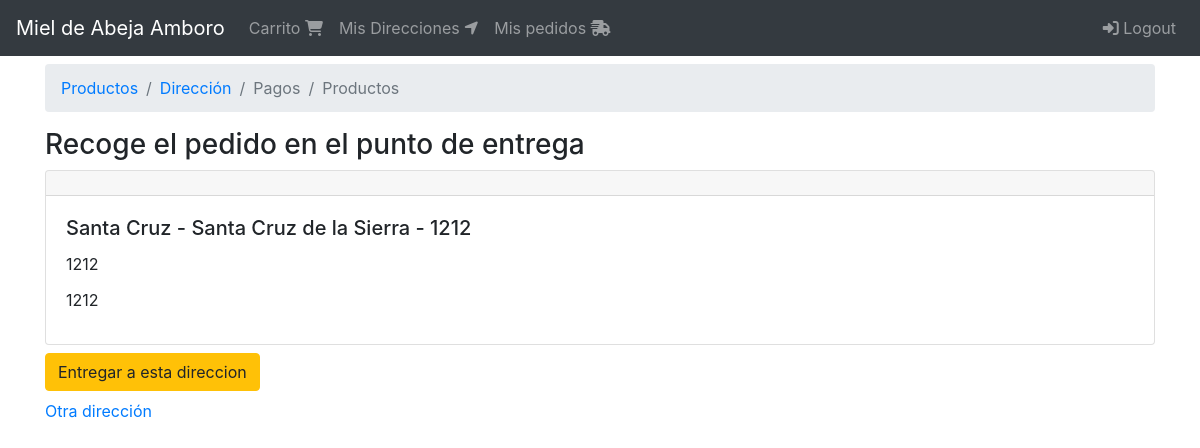
The page /orden/direccion (signed in) on the database as committed earlier.
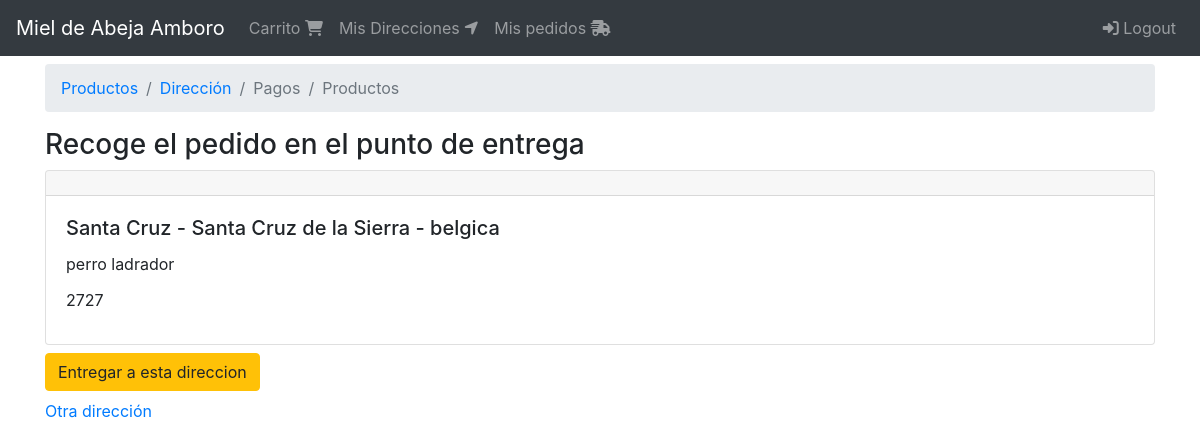
The same page on the database as committed later.
### shipping_addresses/models.py (models this page shows, shortened)
class ShippingAddress(models.Model):
    user = models.ForeignKey(User, null=False, blank=False, on_delete=models.CASCADE)
    line1 = models.CharField(max_length=200)
    line2 = models.CharField(max_length=200, blank=True)
    city = models.CharField(max_length=100)
    state = models.CharField(max_length=100)
    country = models.CharField(max_length=50)
    reference = models.CharField(max_length=300)
    postal_code = models.CharField(max_length=10, null=False, blank=False) #zip
    default = models.BooleanField(default=False)
    created_at = models.DateTimeField(auto_now_add=True)
    @property
    def address(self):
        return '{} - {} - {}'.format(self.city, self.state, self.country)

### orders/decorators.py (the view)
    def wrap(request, *args, **kwargs):
        cart = get_or_create_cart(request)
        order = get_or_create_order(cart, request)
        return function(request, cart, order, *args, **kwargs)

### carts/models.py (called while the page is built)
def set_cart_id(sender, instance, *args, **kwargs):
    if not instance.cart_id:
        instance.cart_id = str(uuid.uuid4())

    @property
    def order(self):
        return self.order_set.filter(status=OrderStatus.CREATED).first()

### carts/utils.py (called while the page is built)
def get_or_create_cart(request):
    user = request.user if request.user.is_authenticated else None
    cart_id = request.session.get('cart_id')
    cart= Cart.objects.filter(cart_id=cart_id).first()
    if cart is None:
        cart=Cart.objects.create(user=user)
    if user and cart.user is None:
        cart.user = user
        cart.save()
    request.session['cart_id'] = cart.cart_id
    return cart

### orders/models.py (called while the page is built)
def set_order_id(sender, instance, *args, **kwargs):
    if not instance.order_id:
        instance.order_id = str(uuid.uuid4())

def set_total(sender, instance, *args, **kwargs):
    instance.total = instance.get_total()

    def get_or_set_shipping_address(self):
        if self.shipping_address:
            return self.shipping_address
        shipping_address = self.user.shipping_address
        if shipping_address:
            self.update_shipping_address(shipping_address)
        return shipping_address

### orders/templates/orders/address.html (shortened to what this page needs)
{% extends 'base.html' %}
{% block breadcrumb %}
  {% include 'orders/snippets/breadcrumb.html' %}
{% endblock %}
{% block content %}
  <div class="col">
    {% if shipping_address %}
      <div class="h3">
        Recoge el pedido en el punto de entrega
      </div>
      <div class="">
        {% include 'shipping_addresses/snippets/shipping_address.html' %}
        <div class="mt-2">
          <a href="{% url 'orders:confirm' %}" class="btn btn-warning">Entregar a esta direccion</a>
        </div>
        {% if can_choose_address %}
          <div class="mt-2">
            <a href="{% url 'orders:select_address' %}">Otra dirección</a>
          </div>
        {% endif %}
      </div>
    {% endif %}
  </div>
{% endblock %}

### shipping_addresses/templates/shipping_addresses/snippets/shipping_address.html (shortened to what this page needs)
<div class="card">
  <h5 class="card-header"></h5>
  <div class="card-body">
    <h5 class="card-title">{{ shipping_address.address }}</h5>
    <div class="card-title">
      {{ shipping_address.reference }}
    </div>
    <div class="card-title">
      {{ shipping_address.postal_code }}
    </div>
    </div>
  </div>
</div>

Rows that differ between the two databases and show on the page:
changed ShippingAddress: address "Santa Cruz - Santa Cruz de la Sierra - 1212" → "Santa Cruz - Santa Cruz de la Sierra - belgica"; reference "1212" → "perro ladrador"; postal_code "1212" → "2727"
